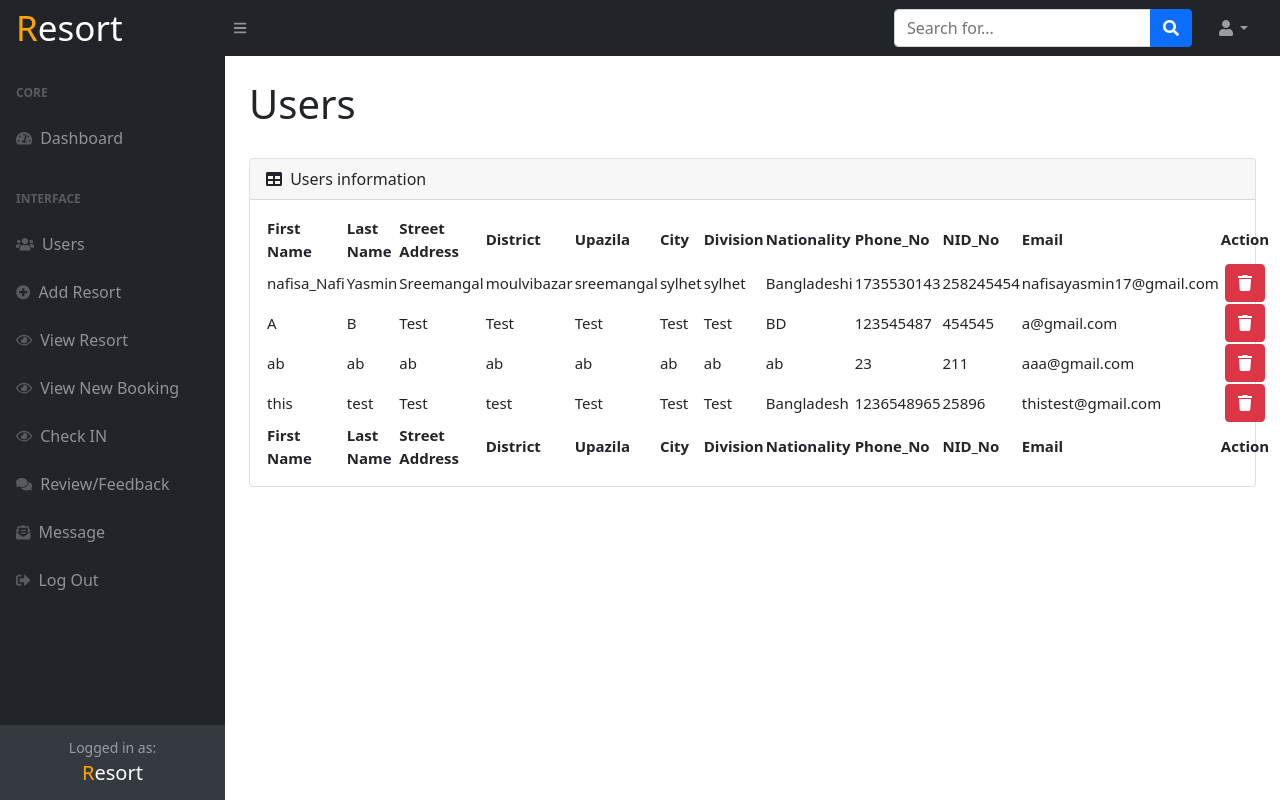
The page /Dashboard/admin/tables.php on the database its author committed.
### tables this page shows
CREATE TABLE `signup` (
  `id` int(11) NOT NULL,
  `first_name` varchar(100) DEFAULT NULL,
  `last_name` varchar(100) DEFAULT NULL,
  `street_address` varchar(255) DEFAULT NULL,
  `district` varchar(100) DEFAULT NULL,
  `upazila` varchar(100) DEFAULT NULL,
  `city` varchar(100) DEFAULT NULL,
  `division` varchar(100) DEFAULT NULL,
  `nationality` varchar(100) DEFAULT NULL,
  `phoneno` int(11) DEFAULT NULL,
  `nid_no` int(20) DEFAULT NULL,
  `email` text DEFAULT NULL,
  `password` varchar(100) DEFAULT NULL
);

### Dashboard/admin/tables.php (the view, shortened to what this page needs)
<?php
include ('conn.php');
$sql="SELECT * FROM `signup`";
$result=mysqli_query($con, $sql);
?>
<!DOCTYPE html>
<html lang="en">
    <head>
        <link href="https://cdn.jsdelivr.net/npm/simple-datatables@latest/dist/style.css" rel="stylesheet" />
        <link href="css/styles.css" rel="stylesheet" />
    </head>
    <body class="sb-nav-fixed">
        <nav class="sb-topnav navbar navbar-expand navbar-dark bg-dark">
            <a style="font-size: 35px;" class="navbar-brand ps-3" href="#"><span style="color: orange;">R</span>esort</a>
            <button class="btn btn-link btn-sm order-1 order-lg-0 me-4 me-lg-0" id="sidebarToggle" href="#!"><i class="fas fa-bars"></i></button>
            <form class="d-none d-md-inline-block form-inline ms-auto me-0 me-md-3 my-2 my-md-0">
                <div class="input-group">
                    <input class="form-control" type="text" placeholder="Search for..." aria-label="Search for..." aria-describedby="btnNavbarSearch" />
                    <button class="btn btn-primary" id="btnNavbarSearch" type="button"><i class="fas fa-search"></i></button>
                </div>
            </form>
            <ul class="navbar-nav ms-auto ms-md-0 me-3 me-lg-4">
                <li class="nav-item dropdown">
                    <a class="nav-link dropdown-toggle" id="navbarDropdown" href="#" role="button" data-bs-toggle="dropdown" aria-expanded="false"><i class="fas fa-user fa-fw"></i></a>
                </li>
            </ul>
        </nav>
        <div id="layoutSidenav">
            <?php
            include_once 'sidebar.php';
            ?>
            <div id="layoutSidenav_content">
                <main>
                    <div class="container-fluid px-4">
                        <h1 style="margin-bottom: 30px" class="mt-4">Users</h1>
                        <div class="card mb-4">
                            <div class="card-header">
                                <i class="fas fa-table me-1"></i>
                                Users information
                            </div>
                            <div class="card-body">
                                <table style="font-size: 15px;" id="datatablesSimple">
                                    <thead>
                                        <tr>
                                            <th>First Name</th>
                                            <th>Last Name</th>
                                            <th>Street Address</th>
                                            <th>District</th>
                                            <th>Upazila</th>
                                            <th>City</th>
                                            <th>Division</th>
                                            <th>Nationality</th>
                                            <th>Phone_No</th>
                                            <th>NID_No</th>
                                            <th>Email</th>
                                            <th>Action</th>
                                        </tr>
                                    </thead>
                                    <tfoot>
                                        <tr>
                                            <th>First Name</th>
                                            <th>Last Name</th>
                                            <th>Street Address</th>
                                            <th>District</th>
                                            <th>Upazila</th>
                                            <th>City</th>
                                            <th>Division</th>
                                            <th>Nationality</th>
                                            <th>Phone_No</th>
                                            <th>NID_No</th>
                                            <th>Email</th>
                                            <th>Action</th>
                                        </tr>
                                    </tfoot>
                                    <tbody>
                                        <?php
                                            while($row=mysqli_fetch_assoc($result)){
                                            ?>
                                            <tr>
                                                <td><?php echo $row['first_name']; ?></td>
                                                <td><?php echo $row['last_name']; ?></td>
                                                <td><?php echo $row['street_address']; ?></td>
                                                <td><?php echo $row['district']; ?></td>
                                                <td><?php echo $row['upazila']; ?></td>
                                                <td><?php echo $row['city']; ?></td>
                                                <td><?php echo $row['division']; ?></td>
                                                <td><?php echo $row['nationality']; ?></td>
                                                <td><?php echo $row['phoneno']; ?></td>
                                                <td><?php echo $row['nid_no']; ?></td>
                                                <td><?php echo $row['email']; ?></td>
                                                <td style="text-align: center"><a class="btn btn-danger" href="tables.php?delete_id=<?php echo $row['id']; ?>"><i  class="fas fa-trash"></i></a></td>
                                            </tr>
                                            <?php
                                        }
                                        ?>
                                    </tbody>
                                </table>
                            </div>
                        </div>
                    </div>
                </main>
            </div>
        </div>
    </body>
</html>

### rows shown on the page
signup: first_name "nafisa_Nafi", last_name "Yasmin", street_address "Sreemangal", district "moulvibazar", upazila "sreemangal", city "sylhet", division "sylhet", nationality "Bangladeshi", phoneno "1735530143", nid_no "258245454", email "nafisayasmin17@gmail.com"
signup: first_name "A", last_name "B", street_address "Test", district "Test", upazila "Test", city "Test", division "Test", nationality "BD", phoneno "123545487", nid_no "454545", email "a@gmail.com"
signup: first_name "ab", last_name "ab", street_address "ab", district "ab", upazila "ab", city "ab", division "ab", nationality "ab", phoneno "23", nid_no "211", email "aaa@gmail.com"
signup: first_name "this", last_name "test", street_address "Test", district "test", upazila "Test", city "Test", division "Test", nationality "Bangladesh", phoneno "1236548965", nid_no "25896", email "thistest@gmail.com"
